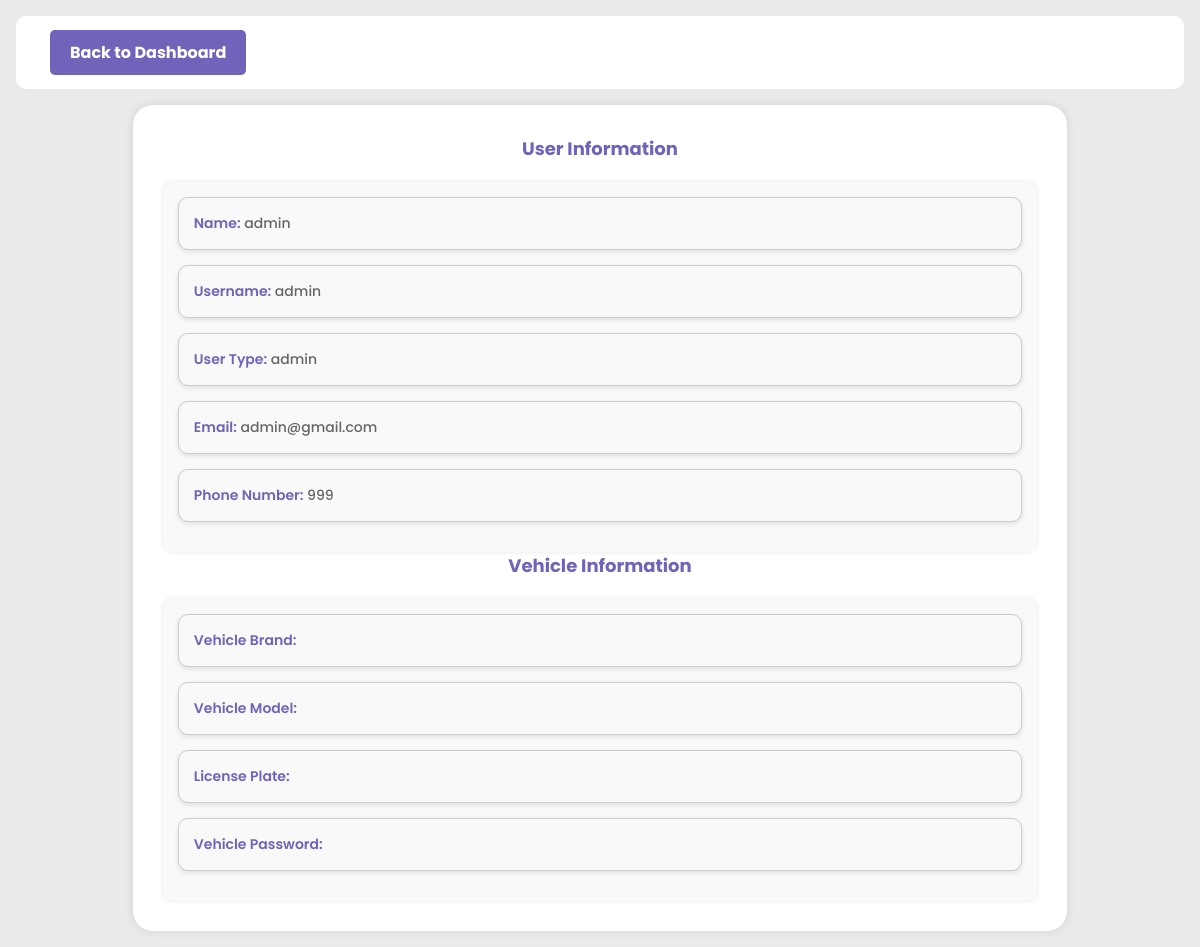
The page /userdatasummary.php (signed in) on the database its author committed.
### tables this page shows
CREATE TABLE `user` (
  `UserID` int(10) NOT NULL,
  `Name` varchar(100) NOT NULL,
  `Username` varchar(30) NOT NULL,
  `Password` varchar(20) NOT NULL,
  `Email` varchar(50) NOT NULL,
  `Phone` int(11) NOT NULL,
  `usertype` varchar(10) NOT NULL
);

### userdatasummary.php (the view, shortened to what this page needs)
<?php
include 'connect.php';
$UserID = $_SESSION['UserID'];
$query = "SELECT * FROM user WHERE UserID = '$UserID'";
$result = mysqli_query($conn, $query);
if ($result) {
    $userData = mysqli_fetch_assoc($result);
} else {
    echo "Error fetching user data: " . mysqli_error($conn);
}
$VehicleID = $_SESSION['VehicleID'];
$query2 = "SELECT * FROM vehicle WHERE VehicleID = '$VehicleID'";
$result2 = mysqli_query($conn, $query2);
if ($result2) {
    $vehicleData = mysqli_fetch_assoc($result2);
} else {
    echo "Error fetching Vehicle data: " . mysqli_error($conn);
}
$query3 = "SELECT AccessPassword FROM user_vehicle WHERE UserID = '$UserID' AND VehicleID = '$VehicleID'";
$result3 = mysqli_query($conn, $query3);
if ($result3) {
    $uservehicleData = mysqli_fetch_assoc($result3);
} else {
    echo "Error fetching user vehicle data: " . mysqli_error($conn);
}
?>
<!DOCTYPE html>
<html lang="en">
<head>
    <link rel="stylesheet" href="CSSOnly/UserdataSummary.css" />
    <link rel="stylesheet" href="https://cdnjs.cloudflare.com/ajax/libs/font-awesome/6.4.0/css/all.min.css">
</head>
<body>
    <div class="main--content">
        <div class="header--wrapper">
            <div class="header--title">
                <h2><?php
        if ($_SESSION['usertype'] == 'admin') {
            echo '<a href="adminvehiclelist.php" class="styled-button">Back to Dashboard</a>';
        } else {
            echo '<a href="Dashboard2.php" class="styled-button">Back to Dashboard</a>';
        }
        ?>
                </h2>
            </div>
        </div>
    <div class="form-container">
    <h1>User Information</h1>
    <div class="profile-section">
        <div class="info-box">
            <p><strong>Name:</strong> <?php echo htmlspecialchars($userData['Name']); ?></p>
        </div>
        <div class="info-box">
            <p><strong>Username:</strong> <?php echo htmlspecialchars($userData['Username']); ?></p>
        </div>
        <div class="info-box">
            <p><strong>User Type:</strong> <?php echo htmlspecialchars($userData['usertype']); ?></p>
        </div>
        <div class="info-box">
            <p><strong>Email:</strong> <?php echo htmlspecialchars($userData['Email']); ?></p>
        </div>
        <div class="info-box">
            <p><strong>Phone Number:</strong> <?php echo htmlspecialchars($userData['Phone']); ?></p>
        </div>
    </div>
    <h1>Vehicle Information</h1>
    <div class="profile-section">
        <div class="info-box">
            <p><strong>Vehicle Brand:</strong> <?php echo htmlspecialchars($vehicleData['Make']); ?></p>
        </div>
        <div class="info-box">
            <p><strong>Vehicle Model:</strong> <?php echo htmlspecialchars($vehicleData['Model']); ?></p>
        </div>
        <div class="info-box">
            <p><strong>License Plate:</strong> <?php echo htmlspecialchars($vehicleData['License_Plate']); ?></p>
        </div>
        <div class="info-box">
            <p><strong>Vehicle Password:</strong> <?php echo htmlspecialchars($uservehicleData['AccessPassword']); ?></p>
        </div>
    </div>
</div>
</body>
</html>

### CSSOnly/UserdataSummary.css (style rules this page uses)
* { margin: 0; padding: 0; border: none; outline: none; box-sizing: border-box; font-family: "Poppins", sans-serif; }
body { display: flex; }
.main--content { position: relative; background: #ebe9e9; width: 100%; padding: 1rem; }
.header--wrapper { display: flex; justify-content: space-between; align-items: center; flex-wrap: wrap; background: #fff; border-radius: 10px; padding: 10px 2rem; margin-bottom: 1rem; }
.header--title { color: rgba(113, 99, 186, 255); }
.form-container { background: #fff; padding: 30px; border-radius: 20px; width: 80%; margin: 0 auto; box-shadow: 0 0 10px rgba(0, 0, 0, 0.1); }
.form-container h1 { text-align: center; margin-bottom: 20px; font-size: 18px; font-weight: bold; color: rgba(113, 99, 186, 255); }
.styled-button { background-color: rgba(113, 99, 186, 200); border: none; color: white; padding: 10px 20px; text-align: center; text-decoration: none; display: inline-block; font-size: 16px; margin: 4px 2px; cursor: pointer; border-radius: 5px; transition: background-color 0.3s; }
.form-container p { margin-bottom: 15px; font-size: 14px; color: #666; }
.form-container p strong { font-weight: bold; color: rgba(113, 99, 186, 255); }
.profile-section { background: #f9f9f9; padding: 15px; border-radius: 10px; box-shadow: 0 0 5px rgba(0, 0, 0, 0.1); }
.info-box { background: #f9f9f9; border: 1px solid #ccc; border-radius: 10px; padding: 15px; margin-bottom: 15px; box-shadow: 0 2px 5px rgba(0, 0, 0, 0.1); }
.info-box p { margin: 0; font-size: 14px; color: #666; font-weight: 500; }
.info-box p strong { font-weight: 600; color: rgba(113, 99, 186, 255); }

### rows shown on the page
user: Name "admin", Username "admin", usertype "admin", Email "admin@gmail.com", Phone "999"
